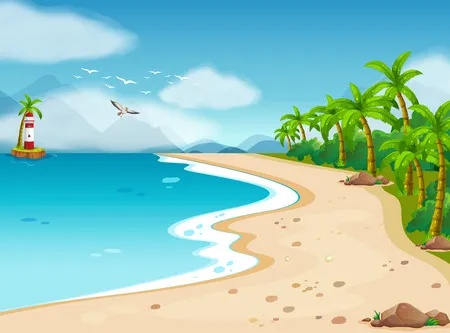
#> input picture images/beach.JPG, 450 x 333 px
$ python opencv_kmeans.py images/beach.JPG 3
#> lines starting #> are read from the running program, lines starting #| are printed output that depends on the picture
# import libraries and image
from sys import argv
import matplotlib.pyplot as plt
import numpy as np
import cv2
path = argv[1]
img = cv2.imread(path)
#> img is the input picture: shape (333, 450, 3); mean B, G, R 188.2, 199.7, 148.6

# preprocess the image
img = cv2.cvtColor(img,cv2.COLOR_BGR2RGB)
twoDimage = img.reshape((-1,3))
twoDimage = np.float32(twoDimage)

# defining some parameters
criteria = (cv2.TERM_CRITERIA_EPS + cv2.TERM_CRITERIA_MAX_ITER, 10, 1.0)
K = int(argv[2])
attempts=10

# apply k-means segmentation
ret,label,center=cv2.kmeans(twoDimage,K,None,criteria,attempts,cv2.KMEANS_PP_CENTERS)
#> ret = 388066456; center = [[215.5, 224.4, 208.6], [102.3, 144.5, 31.34], [71.71, 183.8, 212]]
center = np.uint8(center)
#> center = [[215, 224, 208], [102, 144, 31], [71, 183, 211]]
res = center[label.flatten()]
result_image = res.reshape((img.shape))
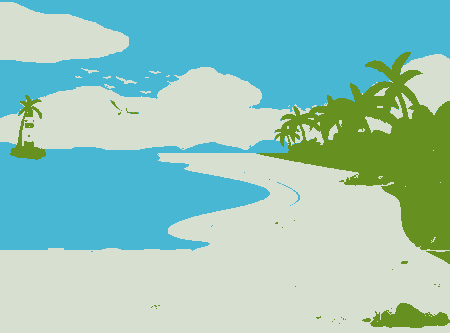
#> result_image: shape (333, 450, 3); mean R, G, B 148.1, 199.1, 187.5

# display the resulting image using pyplot
imgplot = plt.imshow(result_image)
plt.show()
